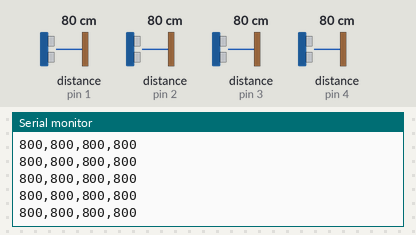
The sketch below on a simulated Arduino Uno, built with avr-gcc and run on an emulated ATmega328P. On the bench: the last lines printed to the serial monitor. The test bench sets the inputs (shaded band); at power-on: distance to the obstacle (sensors on pin 1, pin 2, pin 3, pin 4) 80 cm.

Above: at 1.6 s.
1.7 s: distance to the obstacle (sensor on pin 1) set to 2 cm
At 1.89 s:
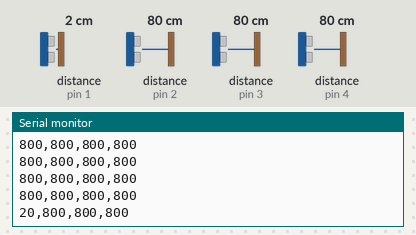
4.7 s: distance to the obstacle (sensor on pin 2) set to 2 cm
At 4.82 s:
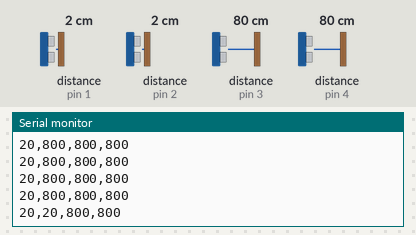
6.2 s: distance to the obstacle (sensor on pin 3) set to 2 cm
At 6.28 s:
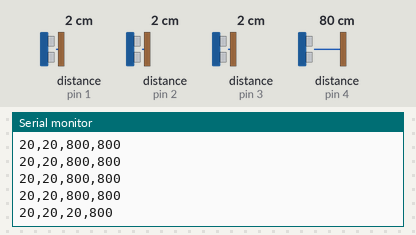
7.7 s: distance to the obstacle (sensor on pin 4) set to 2 cm
At 7.74 s:
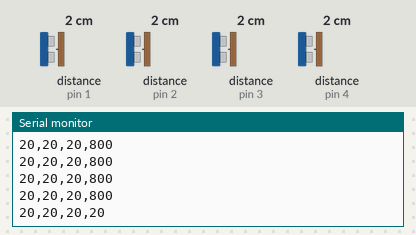
9.2 s: distance to the obstacle (sensor on pin 1) set to 4 cm
At 9.21 s:
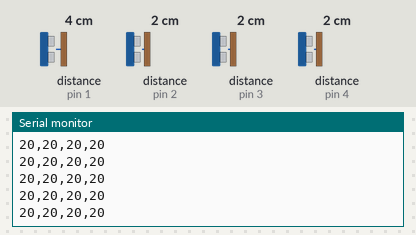
12.2 s: distance to the obstacle (sensor on pin 2) set to 4 cm
At 12.26 s:
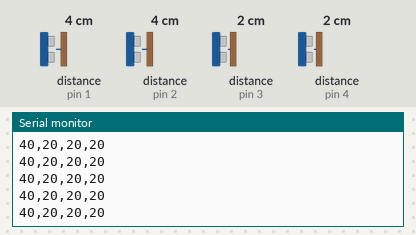
Timing chart, 0 to 14.7 s (numbered marks = the images above; inputs shaded):
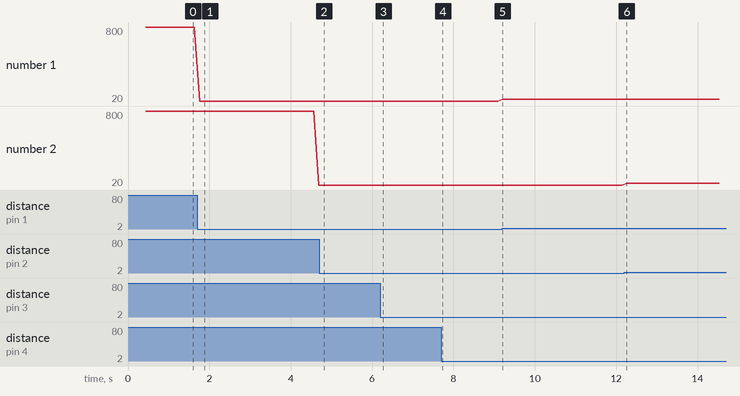

The sketch:

multi_VL53L0X.ino
```cpp
#include <Wire.h>
#include <VL53L0X.h> // VL53L0X lib from polulu version 1.2.0

VL53L0X sensorA;
VL53L0X sensorB;
VL53L0X sensorC;
VL53L0X sensorD;

byte sensor_a_xshut_pin = 4;
byte sensor_b_xshut_pin = 5;
byte sensor_c_xshut_pin = 6;
byte sensor_d_xshut_pin = 7;


int sensor_a_distance;
int sensor_b_distance;
int sensor_c_distance;
int sensor_d_distance;

uint8_t sensor_address = 1; // start address (dosent have to be changed as long you're only unsing these sensors on the i2s bus)


void setup()
{
  Wire.begin();
  Serial.begin(115200);

  setupSensorPin(sensor_a_xshut_pin);
  setupSensorPin(sensor_b_xshut_pin);
  setupSensorPin(sensor_c_xshut_pin);
  setupSensorPin(sensor_d_xshut_pin);

  sensorA = initializeSensor(sensor_a_xshut_pin, sensorA);
  sensorB = initializeSensor(sensor_b_xshut_pin, sensorB);
  sensorC = initializeSensor(sensor_c_xshut_pin, sensorC);
  sensorD = initializeSensor(sensor_d_xshut_pin, sensorD);

  sensorA.startContinuous();
  sensorB.startContinuous();
  sensorC.startContinuous();
  sensorD.startContinuous();
}

void loop() {
  sensor_a_distance = cleanSensorData(sensorA.readRangeContinuousMillimeters());
  Serial.print(sensor_a_distance);
  Serial.print(",");

  sensor_b_distance = cleanSensorData(sensorB.readRangeContinuousMillimeters());
  Serial.print(sensor_b_distance);
  Serial.print(",");

  sensor_c_distance = cleanSensorData(sensorC.readRangeContinuousMillimeters());
  Serial.print(sensor_c_distance);
  Serial.print(",");

  sensor_d_distance = cleanSensorData(sensorD.readRangeContinuousMillimeters());
  Serial.print(sensor_d_distance);
  Serial.println("");
}

void setupSensorPin(byte pin) {
  pinMode(pin, OUTPUT);
  digitalWrite(pin, LOW);
}

int cleanSensorData(int raw_input) {
  if (raw_input > 1300) { // capping raw input
    return 1300;
  }
  return raw_input;
}

VL53L0X initializeSensor(byte xshut_pin, VL53L0X sensor) {
  digitalWrite(xshut_pin, HIGH);
  delay(50);
  sensor.init(true);
  delay(50);
  sensor.setAddress(uint8_t(sensor_address));
  sensor_address += 1;
  return sensor;
}
```

Measured:
- after the input at 1.7 s, the serial monitor: prints a new line after 0.07 s (image 1)
- plotted number 1: 800 → 20 after the input at 1.7 s, 20 → 40 after the input at 9.2 s
- plotted number 2: 800 → 20 after the input at 1.7 s
